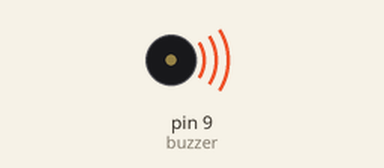
This sketch was run on a simulated Arduino Uno, built with avr-gcc and run on an emulated ATmega328P. Shown: buzzer (waves = sounding).

Above: at 0.2 s.
Timing chart, 0 to 5.2 s (numbered marks = the images above):
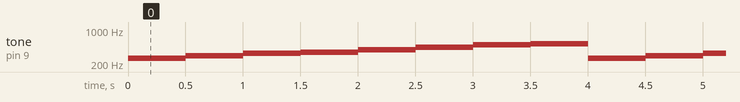

The sketch:

arduino_buzzer_basic.ino
```cpp
int buzzer = 9;


void setup() {
pinMode(buzzer, OUTPUT);
}

void loop() {
 tone(buzzer, 262, 500);
delay(500);
 tone(buzzer, 294, 500);
delay(500);
 tone(buzzer, 330, 500);
delay(500);
 tone(buzzer, 349, 500);
delay(500);
 tone(buzzer, 392, 500);
delay(500);
 tone(buzzer, 440, 500);
 delay(500);
    tone(buzzer, 494, 500);
   delay(500);
    tone(buzzer, 523, 500);
   delay(500);
}
```

Measured:
- by itself, tone on pin 9 (buzzer): repeats every 4.0 s: 294 Hz 0.50 s, 330 Hz 0.50 s, 349 Hz 0.50 s, 392 Hz 0.50 s, 440 Hz 0.50 s, 494 Hz 0.50 s, 523 Hz 0.50 s, 262 Hz 0.50 s
